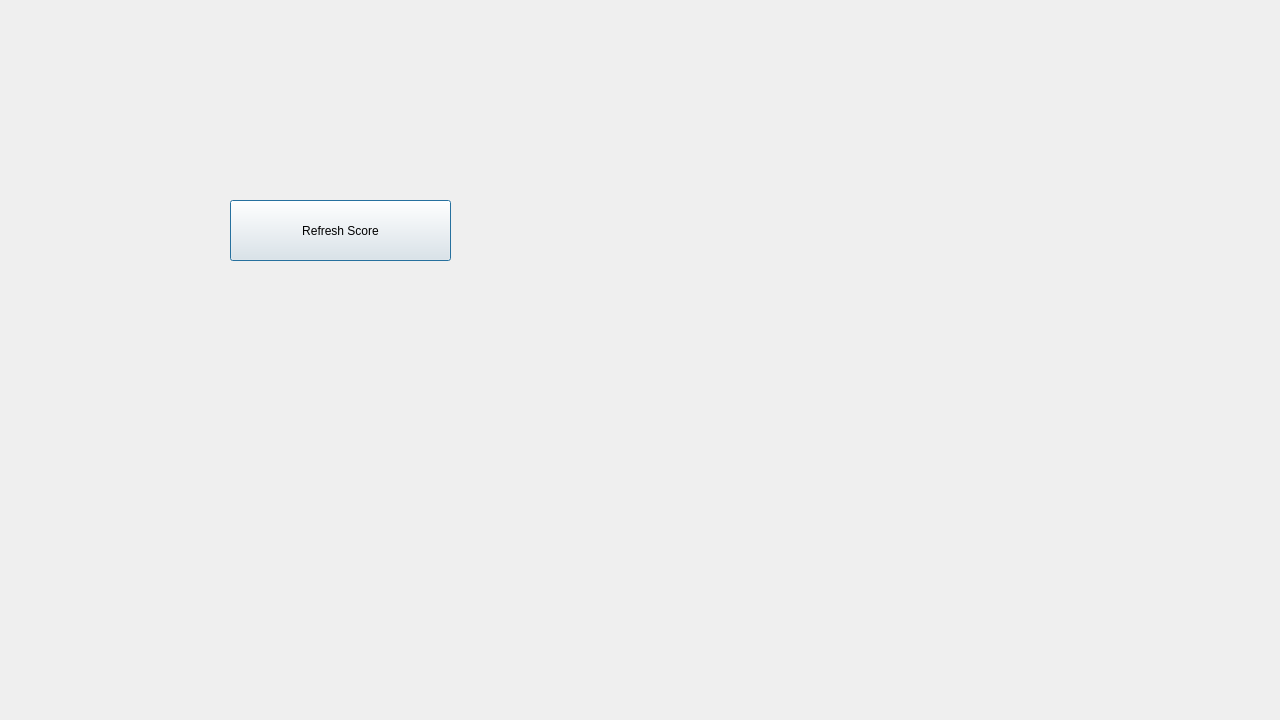
<?xml version="1.0" encoding="UTF-8"?>
<ui version="4.0">
 <class>Refresh</class>
 <widget class="QDialog" name="Refresh">
  <property name="geometry">
   <rect>
    <x>0</x>
    <y>0</y>
    <width>1280</width>
    <height>720</height>
   </rect>
  </property>
  <property name="windowTitle">
   <string>Dialog</string>
  </property>
  <widget class="QPushButton" name="pushButton">
   <property name="geometry">
    <rect>
     <x>230</x>
     <y>200</y>
     <width>221</width>
     <height>61</height>
    </rect>
   </property>
   <property name="text">
    <string>Refresh Score</string>
   </property>
  </widget>
 </widget>
 <resources/>
 <connections/>
</ui>
